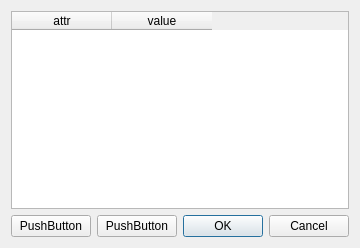
<ui version="4.0" >
 <class>Dialog</class>
 <widget class="QDialog" name="Dialog" >
  <property name="geometry" >
   <rect>
    <x>0</x>
    <y>0</y>
    <width>352</width>
    <height>248</height>
   </rect>
  </property>
  <property name="windowTitle" >
   <string>Dialog</string>
  </property>
  <layout class="QVBoxLayout" >
   <item>
    <widget class="QTableWidget" name="tableWidget" >
     <column>
      <property name="text" >
       <string>attr</string>
      </property>
     </column>
     <column>
      <property name="text" >
       <string>value</string>
      </property>
     </column>
    </widget>
   </item>
   <item>
    <layout class="QHBoxLayout" >
     <item>
      <widget class="QPushButton" name="pushButton" >
       <property name="text" >
        <string>PushButton</string>
       </property>
      </widget>
     </item>
     <item>
      <widget class="QPushButton" name="pushButton_2" >
       <property name="text" >
        <string>PushButton</string>
       </property>
      </widget>
     </item>
     <item>
      <spacer>
       <property name="orientation" >
        <enum>Qt::Horizontal</enum>
       </property>
       <property name="sizeHint" >
        <size>
         <width>40</width>
         <height>20</height>
        </size>
       </property>
      </spacer>
     </item>
     <item>
      <widget class="QDialogButtonBox" name="buttonBox" >
       <property name="orientation" >
        <enum>Qt::Horizontal</enum>
       </property>
       <property name="standardButtons" >
        <set>QDialogButtonBox::Cancel|QDialogButtonBox::NoButton|QDialogButtonBox::Ok</set>
       </property>
      </widget>
     </item>
    </layout>
   </item>
  </layout>
 </widget>
 <resources/>
 <connections>
  <connection>
   <sender>buttonBox</sender>
   <signal>accepted()</signal>
   <receiver>Dialog</receiver>
   <slot>accept()</slot>
   <hints>
    <hint type="sourcelabel" >
     <x>248</x>
     <y>254</y>
    </hint>
    <hint type="destinationlabel" >
     <x>157</x>
     <y>274</y>
    </hint>
   </hints>
  </connection>
  <connection>
   <sender>buttonBox</sender>
   <signal>rejected()</signal>
   <receiver>Dialog</receiver>
   <slot>reject()</slot>
   <hints>
    <hint type="sourcelabel" >
     <x>316</x>
     <y>260</y>
    </hint>
    <hint type="destinationlabel" >
     <x>286</x>
     <y>274</y>
    </hint>
   </hints>
  </connection>
 </connections>
</ui>
